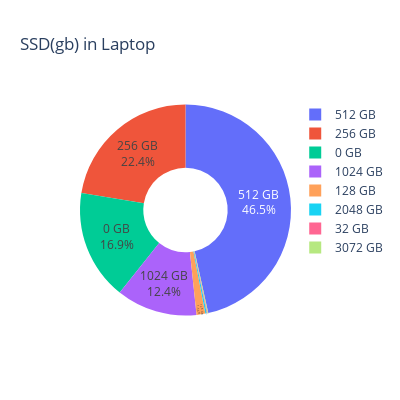

The cell this chart's notebook holds for it:
### Code cell
value = df['ssd'].value_counts(dropna=False).sort_values().values.tolist()
index = df['ssd'].value_counts(dropna=False).sort_values().index.tolist()
fig = px.pie(df, values=value, names=index,
             title='SSD(gb) in Laptop',
             hover_data=[index],hole=0.4,height=400,width=400)
fig.update_traces(textposition='inside', textinfo='percent+label')
fig.show()

### Figure 1 — Plotly figure (JSON) as saved in the notebook; plotly's stock layout.template omitted (floating-point values rounded to 4 significant figures)
{"data": [{"customdata": [["32 GB"], ["3072 GB"], ["2048 GB"], ["128 GB"], ["1024 GB"], ["0 GB"], ["256 GB"], ["512 GB"]], "domain": {"x": [0, 1], "y": [0, 1]}, "hole": 0.4, "hovertemplate": "label=%{label}<br>value=%{value}<br>hover_data_0=%{customdata[0]}<extra></extra>", "labels": ["32 GB", "3072 GB", "2048 GB", "128 GB", "1024 GB", "0 GB", "256 GB", "512 GB"], "legendgroup": "", "name": "", "showlegend": true, "textinfo": "percent+label", "textposition": "inside", "type": "pie", "values": [1, 1, 2, 12, 111, 151, 201, 417]}], "layout": {"height": 400, "legend": {"tracegroupgap": 0}, "title": {"text": "SSD(gb) in Laptop"}, "width": 400}}
